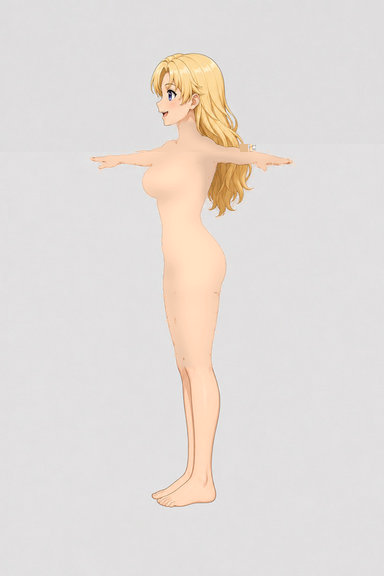
#> input picture tools/character-factory/production/madeline/views-bodyonly/right.jpg, 384 x 576 px
$ python -i prepare_body_texture_views.py   (imports and definitions only)
#> lines starting #> are read from the running program, lines starting #| are printed output that depends on the picture; after the words box and inside, x2 and y2 are one past the last pixel; in counts of white or black regions, pixels touching at a corner belong together
#!/usr/bin/env python3
from __future__ import annotations

import argparse
import json
import shutil
from pathlib import Path

import numpy as np
from PIL import Image, ImageFilter, ImageFile

ImageFile.LOAD_TRUNCATED_IMAGES = True
VIEW_NAMES = ("front", "back", "left", "right")


# [12 lines left out: function parse_args, not called in this run]


def _garment_seed(arr: np.ndarray) -> np.ndarray:
    r, g, b = (arr[..., index] for index in range(3))
    chroma = np.max(arr, axis=2) - np.min(arr, axis=2)
    return (
        (r > 145) & (g > 135) & (b > 110)
        & ((r - b) >= 12) & ((r - b) <= 55)
        & ((r - g) >= 4) & ((r - g) <= 32)
        & ((g - b) >= 3) & ((g - b) <= 27)
        & (chroma > 10)
    )


def _skin_sample(arr: np.ndarray, yy: np.ndarray) -> np.ndarray:
    r, g, b = (arr[..., index] for index in range(3))
    return (
        ((r - b) > 45) & ((r - g) > 20) & ((g - b) > 10)
        & (r > 180) & (g > 140) & (b > 105)
        & (yy > 0.27) & (yy < 0.92)
    )


def _body_region(seed: np.ndarray) -> np.ndarray:
    height, width = seed.shape
    center_lo = int(width * 0.20)
    center_hi = int(width * 0.80)
    rows: list[tuple[int, int, int]] = []
    for y in range(height):
        xs = np.where(seed[y, center_lo:center_hi])[0] + center_lo
        if len(xs) < 3:
            continue
        lo = int(xs.min())
        hi = int(xs.max())
        if (y / float(height)) < 0.36:
            lo = max(lo, int(width * 0.30))
            hi = min(hi, int(width * 0.70))
        span = hi - lo
        if span < 4 or span > int(width * 0.52):
            continue
        rows.append((y, lo, hi))

    region = np.zeros((height, width), dtype=bool)
    if not rows:
        return region

    ys = np.asarray([row[0] for row in rows], dtype=np.float32)
    los = np.asarray([row[1] for row in rows], dtype=np.float32)
    his = np.asarray([row[2] for row in rows], dtype=np.float32)
    start = max(0, int(ys.min()) - 8)
    end = min(height - 1, int(ys.max()) + 10)
    for y in range(start, end + 1):
        lo = int(round(float(np.interp(y, ys, los)))) - 4
        hi = int(round(float(np.interp(y, ys, his)))) + 4
        if (y / float(height)) < 0.36:
            lo = max(lo, int(width * 0.29))
            hi = min(hi, int(width * 0.71))
        region[y, max(0, lo) : min(width, hi + 1)] = True

    region = np.asarray(
        Image.fromarray((region * 255).astype(np.uint8)).filter(ImageFilter.MaxFilter(15))
    ) > 0
    yy = np.arange(height, dtype=np.float32)[:, None] / float(height)
    xx = np.arange(width, dtype=np.float32)[None, :] / float(width)
    region[(yy < 0.36) & ((xx < 0.285) | (xx > 0.715))] = False
    return region


def prepare_view(source: Path, destination: Path) -> dict[str, object]:
#> called with source = 'views-bodyonly/right.jpg', destination = 'out.png'
    image = Image.open(source).convert("RGB")
#> image is the input picture: PIL image 384x576 RGB; mean R, G, B 227.2, 221, 217.5
    arr = np.asarray(image).astype(np.float32)
    height, width = arr.shape[:2]
#> height = 576; width = 384
    r, g, b = (arr[..., index] for index in range(3))
    chroma = np.max(arr, axis=2) - np.min(arr, axis=2)
    yy = np.arange(height, dtype=np.float32)[:, None] / float(height)
#> yy = 576 values from 0 to 0.998

    seed = _garment_seed(arr) & (yy > 0.225) & (yy < 0.64)
#> in _garment_seed, `return ( (r > 145) & (g > 135) & (b > 110) & ((r - b) >= 12) & ((r - b..`:
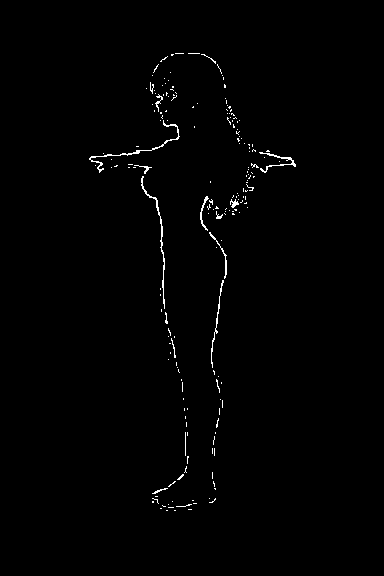
#> returned value: shape (576, 384) bool; 0.84% white in thin lines or dots, all inside (x1, y1, x2, y2) = (89, 53, 296, 511)
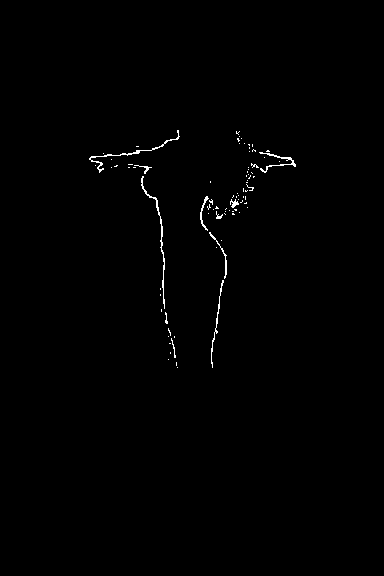
#> seed: shape (576, 384) bool; 0.57% white in thin lines or dots, all inside (x1, y1, x2, y2) = (89, 130, 296, 368)
    region = _body_region(seed)
#> the loop in _body_region, `for y in range(height):` made 576 passes
#> (lo, hi) on passes 132, 133, 134, 137, 139, 140, 141, 142, 143, 144, 145, 146: (177, 239), (177, 238), (178, 237), (178, 239), (176, 241), (170, 238), (166, 239), (165, 238), (164, 166), (164, 244), (162, 252), (161, 252)
#> after the loop in _body_region, `for y in range(height):`: rows = 188 items, first 6: (131, 177, 239), (132, 177, 238), (133, 178, 237), (136, 178, 239), (138, 176, 241), (139, 170, 238)
#> in _body_region, `ys = np.asarray([row[0] for row in rows], dtype=np.float32)`: ys = 188 values from 131 to 363
#> in _body_region, `los = np.asarray([row[1] for row in rows], dtype=np.float32)`: los = 188 values, max 178 at index 2, min 115 at index 18, mean 155.7
#> in _body_region, `his = np.asarray([row[2] for row in rows], dtype=np.float32)`: his = 188 values, max 268 at index 15, min 201 at index 78, mean 230.4
#> in _body_region, `start = max(0, int(ys.min()) - 8)`: start = 123
#> in _body_region, `end = min(height - 1, int(ys.max()) + 10)`: end = 373
#> the loop in _body_region, `for y in range(start, end + 1):` made 251 passes
#> (lo, hi) on passes 1 to 12: (173, 243), (173, 243), (173, 243), (173, 243), (173, 243), (173, 243), (173, 243), (173, 243), (173, 243), (173, 242), (174, 241), (174, 242)
#> after the loop in _body_region, `for y in range(start, end + 1):`: region: shape (576, 384) bool; 9% white; 1 white region, box (x1, y1, x2, y2) and area: (111, 123, 273, 374) 19819
#> in _body_region, `region = np.asarray( Image.fromarray((region * 255).astype(np.uint8))...`: region: shape (576, 384) bool; 12% white; 1 white region, box (x1, y1, x2, y2) and area: (104, 116, 280, 381) 26542
#> in _body_region, `region[(yy < 0.36) & ((xx < 0.285) | (xx > 0.715))] = False`:
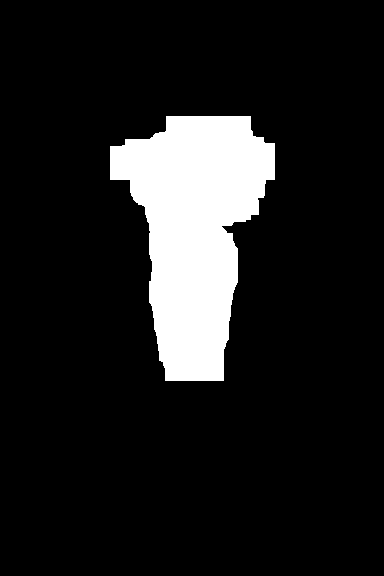
#> region: shape (576, 384) bool; 11.8% white; 1 white region, box (x1, y1, x2, y2) and area: (110, 116, 275, 381) 26163
    if not region.any():
        raise RuntimeError(f"{source.name}: failed to infer torso/hip cleanup region")

    foreground = (chroma > 6) | (((r + g + b) / 3.0) < 205)
#> foreground: shape (576, 384) bool; 13.2% white; 76 white regions (74 under 20 px), largest, box (x1, y1, x2, y2) and area: (86, 51, 296, 512) 28888, (175, 48, 200, 51) 42
    hair = ((g - b) > 40) & ((r - b) > 78) & (r > 130)
#> hair: shape (576, 384) bool; 2.4% white; 33 white regions (31 under 20 px), largest, box (x1, y1, x2, y2) and area: (151, 54, 248, 152) 3756, (208, 162, 251, 216) 1392
    mask = region & foreground & (~hair)
#> mask: shape (576, 384) bool; 7.5% white; 51 white regions (50 under 20 px), largest, box (x1, y1, x2, y2) and area: (110, 116, 275, 381) 16444
    if int(mask.sum()) < max(256, int(width * height * 0.015)):
        raise RuntimeError(f"{source.name}: cleanup mask is unexpectedly small ({int(mask.sum())} pixels)")

    soft_mask = np.asarray(
        Image.fromarray((mask * 255).astype(np.uint8)).filter(ImageFilter.GaussianBlur(1.5))
    ).astype(np.float32) / 255.0
    soft_mask *= (foreground & (~hair)).astype(np.float32)
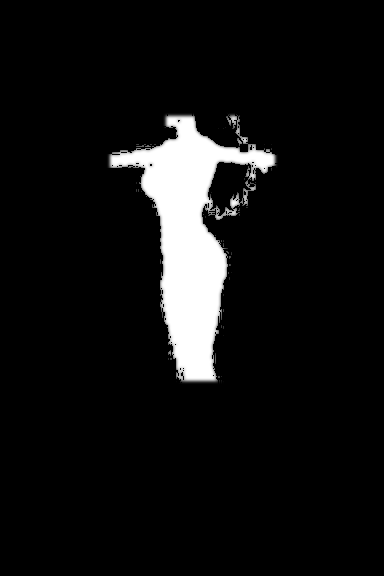
#> soft_mask: shape (576, 384) float32; min 0, max 1, mean 0.0707

    skin_values = arr[_skin_sample(arr, yy)]
#> in _skin_sample, `return ( ((r - b) > 45) & ((r - g) > 20) & ((g - b) > 10) & (r > 180) ..`:
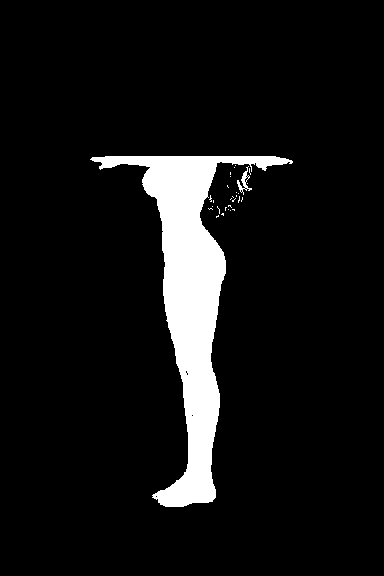
#> returned value: shape (576, 384) bool; 7.8% white; 29 white regions (27 under 20 px), largest, box (x1, y1, x2, y2) and area: (90, 156, 293, 507) 17058, (237, 166, 252, 195) 131
    skin = np.median(skin_values, axis=0) if len(skin_values) else np.array([252.0, 211.0, 182.0], dtype=np.float32)
#> skin = [255, 215, 186]
    luminance = 0.2126 * r + 0.7152 * g + 0.0722 * b
    smooth_luminance = np.asarray(
        Image.fromarray(luminance.astype(np.uint8)).filter(ImageFilter.GaussianBlur(8.0))
    ).astype(np.float32)
    median_luminance = float(np.median(smooth_luminance[mask])) if mask.any() else 220.0
#> median_luminance = 219
    ratio = np.clip(smooth_luminance / max(median_luminance, 1.0), 0.90, 1.06)[..., None]
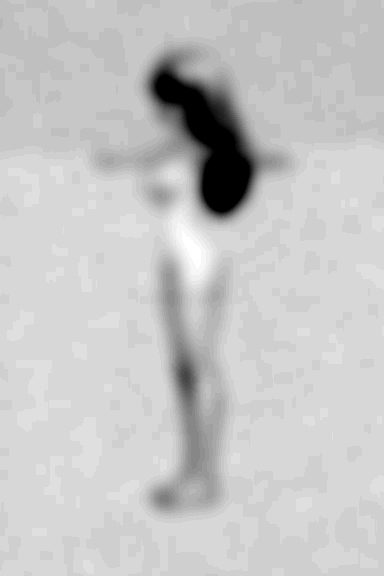
#> ratio: shape (576, 384, 1) float32; min 0.9, max 1.05, mean 1.01; drawn with min black and max white
    skin_fill = np.clip(skin[None, None, :] * ratio, 0.0, 255.0)
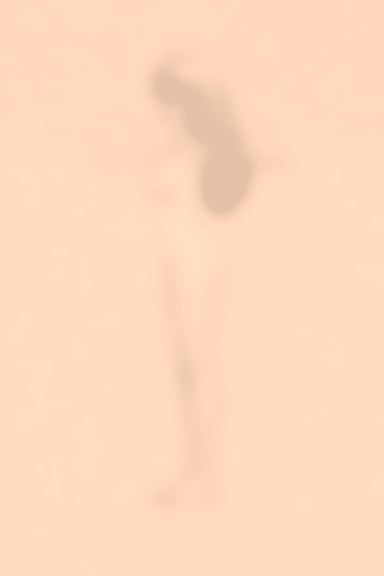
#> skin_fill: shape (576, 384, 3) float32; mean of channels 0, 1, 2 254.6, 217.8, 188.4; drawn as R, G, B
    output = arr * (1.0 - soft_mask[..., None]) + skin_fill * soft_mask[..., None]

#> (the run stopped early here; a loop or call above may not have finished)
